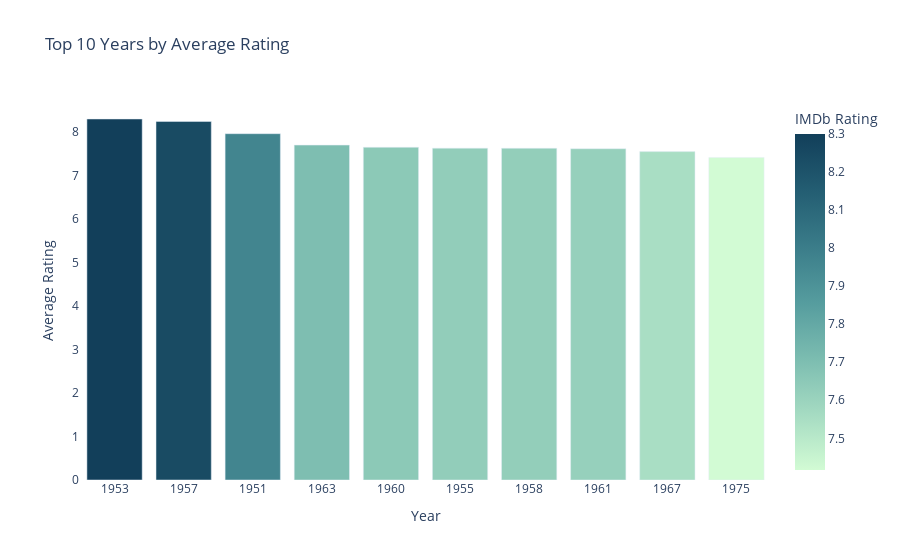

The notebook cell saved with this chart:
### Markdown cell above
### Bivariate Analysis

### Code cell
year_avg_rating = df.groupby('Year')['IMDb Rating'].mean().reset_index()

top_5_years = year_avg_rating.nlargest(10, 'IMDb Rating')
fig = px.bar(top_5_years, x='Year', y='IMDb Rating', title='Top 10 Years by Average Rating', color = "IMDb Rating", color_continuous_scale = "darkmint")
fig.update_xaxes(type='category')  
fig.update_layout(xaxis_title='Year', yaxis_title='Average Rating', plot_bgcolor = 'white')
fig.show()

### Figure 1 — Plotly figure (JSON) as saved in the notebook; plotly's stock layout.template omitted (floating-point values rounded to 4 significant figures)
{"data": [{"alignmentgroup": "True", "hovertemplate": "Year=%{x}<br>IMDb Rating=%{marker.color}<extra></extra>", "legendgroup": "", "marker": {"color": [8.3, 8.243, 7.963, 7.7, 7.65, 7.63, 7.627, 7.617, 7.55, 7.417], "coloraxis": "coloraxis", "pattern": {"shape": ""}}, "name": "", "offsetgroup": "", "orientation": "v", "showlegend": false, "textposition": "auto", "type": "bar", "x": [1953, 1957, 1951, 1963, 1960, 1955, 1958, 1961, 1967, 1975], "xaxis": "x", "y": [8.3, 8.243, 7.963, 7.7, 7.65, 7.63, 7.627, 7.617, 7.55, 7.417], "yaxis": "y"}], "layout": {"barmode": "relative", "coloraxis": {"colorbar": {"title": {"text": "IMDb Rating"}}, "colorscale": [[0, "rgb(210, 251, 212)"], [0.1667, "rgb(165, 219, 194)"], [0.3333, "rgb(123, 188, 176)"], [0.5, "rgb(85, 156, 158)"], [0.6667, "rgb(58, 124, 137)"], [0.8333, "rgb(35, 93, 114)"], [1, "rgb(18, 63, 90)"]]}, "legend": {"tracegroupgap": 0}, "plot_bgcolor": "white", "title": {"text": "Top 10 Years by Average Rating"}, "xaxis": {"anchor": "y", "domain": [0, 1], "title": {"text": "Year"}, "type": "category"}, "yaxis": {"anchor": "x", "domain": [0, 1], "title": {"text": "Average Rating"}}}}
